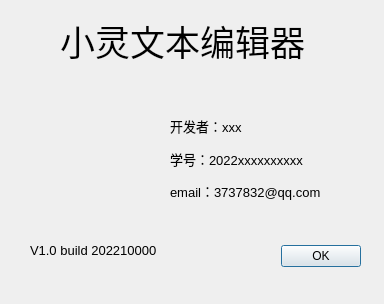
<?xml version="1.0" encoding="UTF-8"?>
<ui version="4.0">
 <class>AboutDialog</class>
 <widget class="QDialog" name="AboutDialog">
  <property name="geometry">
   <rect>
    <x>0</x>
    <y>0</y>
    <width>384</width>
    <height>304</height>
   </rect>
  </property>
  <property name="windowTitle">
   <string>Dialog</string>
  </property>
  <property name="styleSheet">
   <string notr="true"/>
  </property>
  <widget class="QDialogButtonBox" name="buttonBox">
   <property name="geometry">
    <rect>
     <x>0</x>
     <y>240</y>
     <width>361</width>
     <height>32</height>
    </rect>
   </property>
   <property name="orientation">
    <enum>Qt::Orientation::Horizontal</enum>
   </property>
   <property name="standardButtons">
    <set>QDialogButtonBox::StandardButton::Ok</set>
   </property>
  </widget>
  <widget class="QLabel" name="label">
   <property name="geometry">
    <rect>
     <x>60</x>
     <y>10</y>
     <width>251</width>
     <height>61</height>
    </rect>
   </property>
   <property name="font">
    <font>
     <pointsize>26</pointsize>
    </font>
   </property>
   <property name="text">
    <string>小灵文本编辑器</string>
   </property>
  </widget>
  <widget class="QLabel" name="label_5">
   <property name="geometry">
    <rect>
     <x>20</x>
     <y>80</y>
     <width>141</width>
     <height>141</height>
    </rect>
   </property>
   <property name="styleSheet">
    <string notr="true">border-image: url(:/img/logo.png);</string>
   </property>
   <property name="text">
    <string/>
   </property>
  </widget>
  <widget class="QLabel" name="label_6">
   <property name="geometry">
    <rect>
     <x>30</x>
     <y>240</y>
     <width>141</width>
     <height>20</height>
    </rect>
   </property>
   <property name="font">
    <font>
     <pointsize>10</pointsize>
    </font>
   </property>
   <property name="text">
    <string>V1.0 build 202210000</string>
   </property>
  </widget>
  <widget class="QWidget" name="">
   <property name="geometry">
    <rect>
     <x>170</x>
     <y>113</y>
     <width>191</width>
     <height>91</height>
    </rect>
   </property>
   <layout class="QVBoxLayout" name="verticalLayout">
    <item>
     <widget class="QLabel" name="label_2">
      <property name="font">
       <font>
        <pointsize>10</pointsize>
       </font>
      </property>
      <property name="text">
       <string>开发者：xxx</string>
      </property>
     </widget>
    </item>
    <item>
     <widget class="QLabel" name="label_4">
      <property name="font">
       <font>
        <pointsize>10</pointsize>
       </font>
      </property>
      <property name="text">
       <string>学号：2022xxxxxxxxxx</string>
      </property>
     </widget>
    </item>
    <item>
     <widget class="QLabel" name="label_3">
      <property name="font">
       <font>
        <pointsize>10</pointsize>
       </font>
      </property>
      <property name="text">
       <string>email：3737832@qq.com</string>
      </property>
     </widget>
    </item>
   </layout>
  </widget>
 </widget>
 <resources/>
 <connections>
  <connection>
   <sender>buttonBox</sender>
   <signal>accepted()</signal>
   <receiver>AboutDialog</receiver>
   <slot>accept()</slot>
   <hints>
    <hint type="sourcelabel">
     <x>248</x>
     <y>254</y>
    </hint>
    <hint type="destinationlabel">
     <x>157</x>
     <y>274</y>
    </hint>
   </hints>
  </connection>
  <connection>
   <sender>buttonBox</sender>
   <signal>rejected()</signal>
   <receiver>AboutDialog</receiver>
   <slot>reject()</slot>
   <hints>
    <hint type="sourcelabel">
     <x>316</x>
     <y>260</y>
    </hint>
    <hint type="destinationlabel">
     <x>286</x>
     <y>274</y>
    </hint>
   </hints>
  </connection>
 </connections>
</ui>
